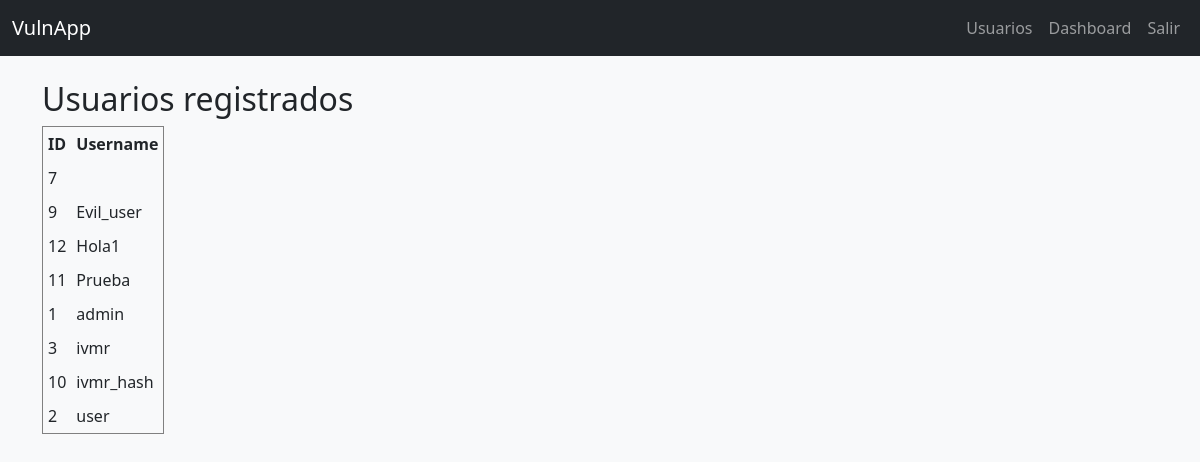
The page /users (signed in) on the database as committed earlier.
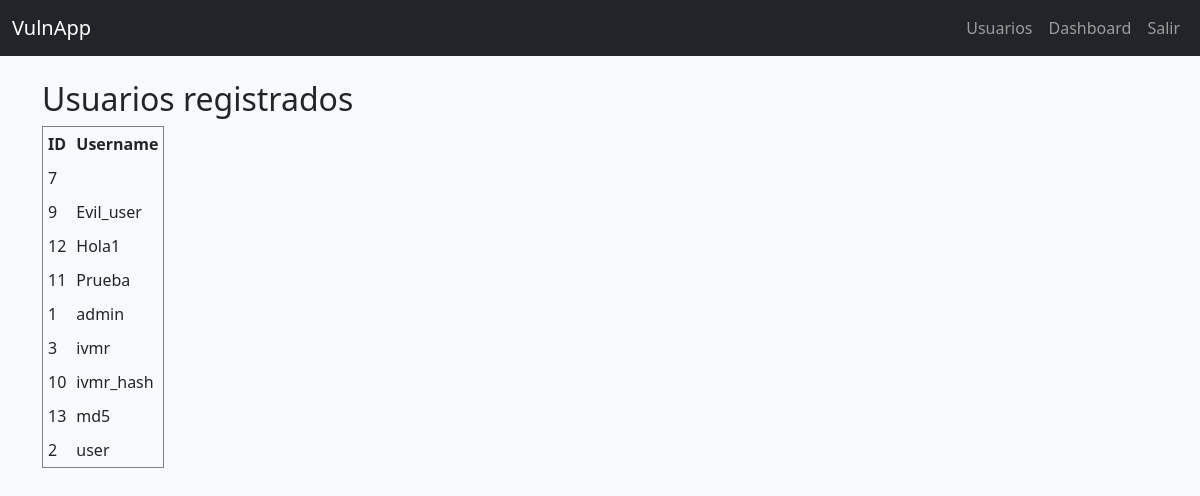
The same page on the database as committed later.
### tables this page shows
CREATE TABLE users (
  id INTEGER PRIMARY KEY AUTOINCREMENT,
  username TEXT UNIQUE,
  password TEXT
);

### VulnApp.py (the view)
@app.route('/users')
def users():
    if 'user_id' not in session:
        session.clear()
        return redirect(url_for('login'))
    cur = get_db().execute("SELECT id, username FROM users")
    users = cur.fetchall()
    cur.close()
    return render_template('users.html', users=users)

### VulnApp.py (called while the page is built)
def get_db():
    db = getattr(g, '_database', None)
    if db is None:
        db = g._database = sqlite3.connect(DATABASE)
    return db

@app.teardown_appcontext
def close_connection(exception):
    db = getattr(g, '_database', None)
    if db is not None:
        db.close()

### templates/users.html
{% extends "base.html" %}
{% block content %}
<h2>Usuarios registrados</h2>
<table border="1" cellpadding="5">
    <tr>
        <th>ID</th>
        <th>Username</th>
    </tr>
    {% for user in users %}
    <tr>
        <td>{{ user[0] }}</td>
        <td>{{ user[1] | safe }}</td>
    </tr>
    {% endfor %}
</table>
{% endblock %}

### templates/base.html (shortened to what this page needs)
<!doctype html>
<html lang="es">
  <head>
    <link href="https://cdn.jsdelivr.net/npm/bootstrap@5.3.3/dist/css/bootstrap.min.css" rel="stylesheet">
    <link rel="stylesheet" href="{{ url_for('static', filename='style.css') }}">
  </head>
  <body class="bg-light">
    <nav class="navbar navbar-expand-lg navbar-dark bg-dark">
      <div class="container-fluid">
        <a class="navbar-brand" href="/">VulnApp</a>
        <div class="collapse navbar-collapse">
          <ul class="navbar-nav ms-auto">
            {% if 'user_id' in session %}
              <li class="nav-item"><a class="nav-link" href="{{ url_for('users') }}">Usuarios</a></li>
              <li class="nav-item"><a class="nav-link" href="{{ url_for('dashboard') }}">Dashboard</a></li>
              <li class="nav-item"><a class="nav-link" href="{{ url_for('logout') }}">Salir</a></li>
            {% else %}
              <li class="nav-item"><a class="nav-link" href="{{ url_for('login') }}">Login</a></li>
              <li class="nav-item"><a class="nav-link" href="{{ url_for('register') }}">Registro</a></li>
            {% endif %}
          </ul>
        </div>
      </div>
    </nav>
    <div class="container mt-4">
      {% block content %}{% endblock %}
    </div>
  </body>
</html>

### static/style.css (style rules this page uses)
body { font-family: 'Segoe UI', sans-serif; }

Rows that differ between the two databases and show on the page:
added users: id "13", username "md5"
